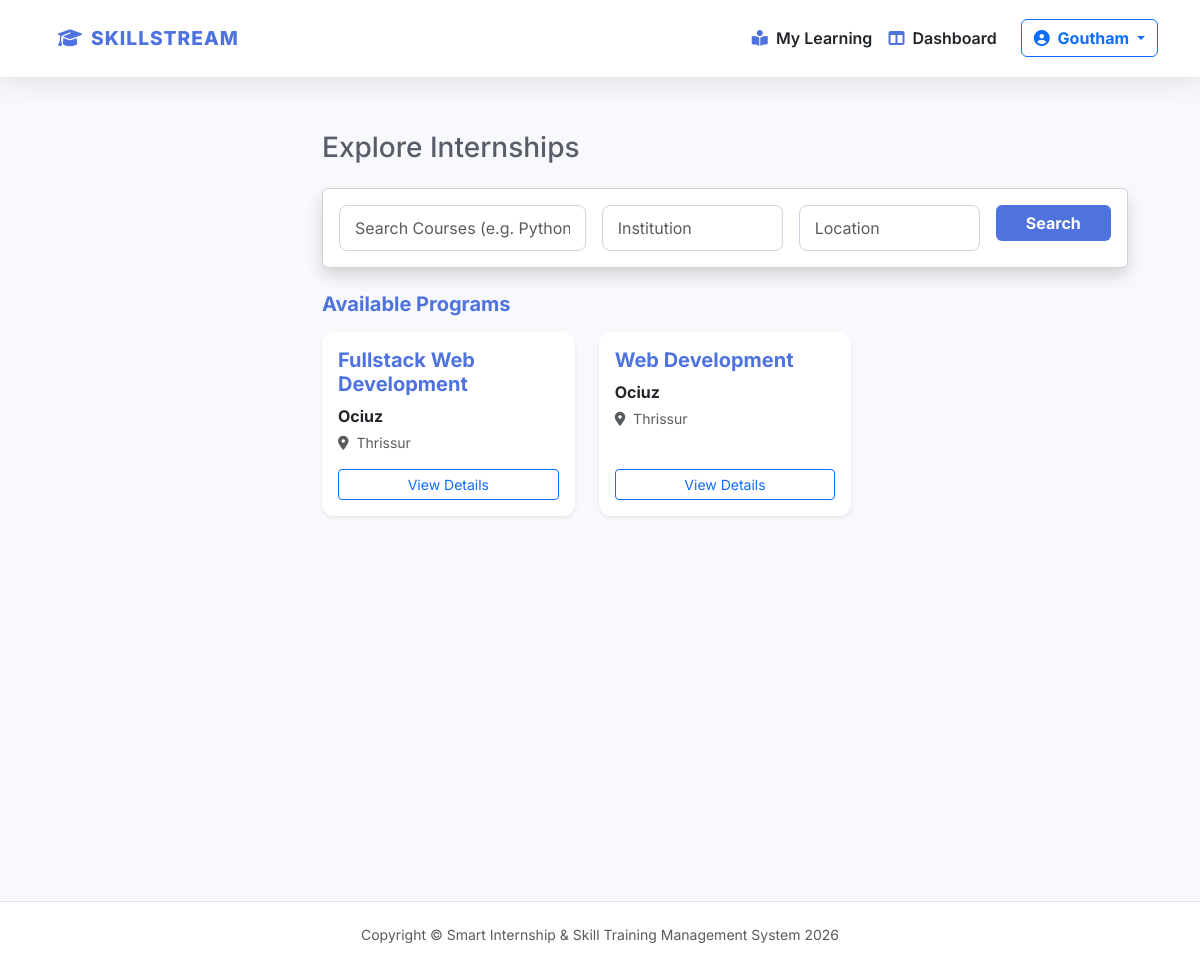
The page /dashboard/ (signed in) on the database its author committed.
### student/models.py (models this page shows)
class InternshipProgram(models.Model):
    title = models.CharField(max_length=200)
    institution_name = models.CharField(max_length=255)
    location = models.CharField(max_length=100)
    description = models.TextField()

### student/views.py (the view)
# urls.py: path('dashboard/', track_status, name='track_status'),
@login_required
def track_status(request):
    programs = InternshipProgram.objects.all()
    course = request.GET.get('course')
    inst = request.GET.get('institution')
    place = request.GET.get('place')
    if course: programs = programs.filter(title__icontains=course)
    if inst: programs = programs.filter(institution_name__icontains=inst)
    if place: programs = programs.filter(location__icontains=place)
    applications = StudentApplication.objects.filter(student=request.user.studentprofile).order_by('-id')
    return render(request, 'student/dashboard.html', {
        'programs': programs,
        'applications': applications
    })

### templates/student/dashboard.html
{% extends 'student/base.html' %}
{% load static %}
{% block content %}
<div class="dashboard-container">
    <div class="main-content">
        <div class="d-sm-flex align-items-center justify-content-between mb-4">
            <h1 class="h3 mb-0 text-gray-800">Explore Internships</h1>
        </div>
        <div class="card shadow mb-4">
            <div class="card-body">
                <form method="GET" action="{% url 'track_status' %}" class="row g-3">
                    <div class="col-md-4">
                        <input type="text" name="course" class="form-control" placeholder="Search Courses (e.g. Python)" value="{{ request.GET.course }}">
                    </div>
                    <div class="col-md-3">
                        <input type="text" name="institution" class="form-control" placeholder="Institution" value="{{ request.GET.institution }}">
                    </div>
                    <div class="col-md-3">
                        <input type="text" name="place" class="form-control" placeholder="Location" value="{{ request.GET.place }}">
                    </div>
                    <div class="col-md-2">
                        <button type="submit" class="btn btn-primary w-100 fw-bold">Search</button>
                    </div>
                </form>
            </div>
        </div>
        <div class="row mb-5">
            <h5 class="fw-bold text-primary mb-3">Available Programs</h5>
            {% for program in programs %}
            <div class="col-md-4 mb-3">
                <div class="card internship-card p-3 shadow-sm h-100">
                    <h5 class="text-primary fw-bold">{{ program.title }}</h5>
                    <p class="text-dark mb-1"><strong>{{ program.institution_name }}</strong></p>
                    <p class="text-muted small"><i class="fas fa-map-marker-alt me-1"></i> {{ program.location }}</p>
                    <div class="mt-auto">
                        <a href="{% url 'program_details' program.id %}" class="btn btn-outline-primary btn-sm w-100">
                            View Details
                        </a>
                    </div>
                </div>
            </div>
            {% empty %}
            <div class="col-12 text-center py-4">
                <p class="text-muted">No new programs found matching your criteria.</p>
            </div>
            {% endfor %}
        </div>
    </div>
</div>
{% endblock %}

### templates/student/base.html (shortened to what this page needs)
{% load static %}
<!DOCTYPE html>
<html lang="en">
<head>
    <link href="https://cdn.jsdelivr.net/npm/bootstrap@5.3.0/dist/css/bootstrap.min.css" rel="stylesheet">
    <link rel="stylesheet" href="https://cdnjs.cloudflare.com/ajax/libs/font-awesome/6.4.0/css/all.min.css">
    <link rel="stylesheet" href="{% static 'student/css/style.css' %}">
</head>
<body>
    <nav class="navbar navbar-expand-lg navbar-custom sticky-top mb-4">
        <div class="container">
            <a class="sidebar-brand" href="{% url 'track_status' %}">
                <i class="fas fa-graduation-cap me-2"></i>SKILLSTREAM
            </a>
            <div class="collapse navbar-collapse" id="navbarNav">
                <ul class="navbar-nav ms-auto align-items-center">
                    {% if user.is_authenticated %}
                        <li class="nav-item">
                            <a class="nav-link text-dark fw-semibold" href="{% url 'my_learning' %}">
                                <i class="fas fa-book-reader me-1 text-primary"></i> My Learning
                            </a>
                        </li>
                        <li class="nav-item">
                            <a class="nav-link text-dark fw-semibold" href="{% url 'track_status' %}">
                                <i class="fas fa-columns me-1 text-primary"></i> Dashboard
                            </a>
                        </li>
                        <li class="nav-item ms-lg-3">
                            <div class="dropdown">
                                <button class="btn btn-outline-primary dropdown-toggle fw-bold" type="button" data-bs-toggle="dropdown">
                                    <i class="fas fa-user-circle me-1"></i> {{ user.username }}
                                </button>
                            </div>
                        </li>
                    {% else %}
                        <li class="nav-item">
                            <a href="{% url 'login' %}" class="btn btn-primary px-4 fw-bold">Login</a>
                        </li>
                    {% endif %}
                </ul>
            </div>
        </div>
    </nav>
    <main class="container">
        {% block content %}
        {% endblock %}
    </main>
    <footer class="footer mt-auto">
        <div class="container text-center">
            <span class="text-muted small">
                Copyright &copy; Smart Internship & Skill Training Management System 2026
            </span>
        </div>
    </footer>
</body>
</html>

### static/student/css/style.css (style rules this page uses)
:root { --sidebar-width: 250px; --primary-blue: #4e73df; --dark-blue: #224abe; --success-green: #1cc88a; --info-teal: #36b9cc; --warning-yellow: #f6c23e; --danger-red: #e74a3b; --bg-light: #f8f9fc; --text-gray: #5a5c69; --card-shadow: 0 0.15rem 1.75rem 0 rgba(58, 59, 69, 0.15); }
body { background-color: var(--bg-light); color: var(--text-gray); font-family: 'Inter', -apple-system, BlinkMacSystemFont, "Segoe UI", Roboto, sans-serif; margin: 0; }
.dashboard-container { display: flex; min-height: 100vh; }
.sidebar-brand { text-align: center; font-weight: 800; font-size: 1.2rem; padding: 1rem; color: white; text-transform: uppercase; letter-spacing: 1px; }
.main-content { flex-grow: 1; margin-left: var(--sidebar-width); padding: 30px; }
.internship-card { border: none; border-radius: 12px; background: #fff; transition: all 0.3s ease; }
.form-control { border-radius: 8px; padding: 10px 15px; border: 1px solid #d1d3e2; }
.text-primary { color: var(--primary-blue) !important; }
.btn-primary { background-color: var(--primary-blue); border: none; }

### templates/student/base.html (style rules this page uses)
:root { --primary-blue: #4e73df; --dark-blue: #224abe; --bg-light: #f8f9fc; }
body { font-family: 'Inter', sans-serif; background-color: var(--bg-light); display: flex; flex-direction: column; min-height: 100vh; }
.navbar-custom { background-color: white; box-shadow: 0 0.15rem 1.75rem 0 rgba(58, 59, 69, 0.15); }
.sidebar-brand { font-weight: 800; font-size: 1.2rem; color: var(--primary-blue); text-decoration: none; }
main { flex: 1; }
.footer { background: white; padding: 20px 0; border-top: 1px solid #e3e6f0; }

### rows shown on the page
InternshipProgram: title "Fullstack Web Development", institution_name "Ociuz", location "Thrissur"
InternshipProgram: title "Web Development", institution_name "Ociuz", location "Thrissur"

### other values the page prints
{{ user.username }} "Goutham"
